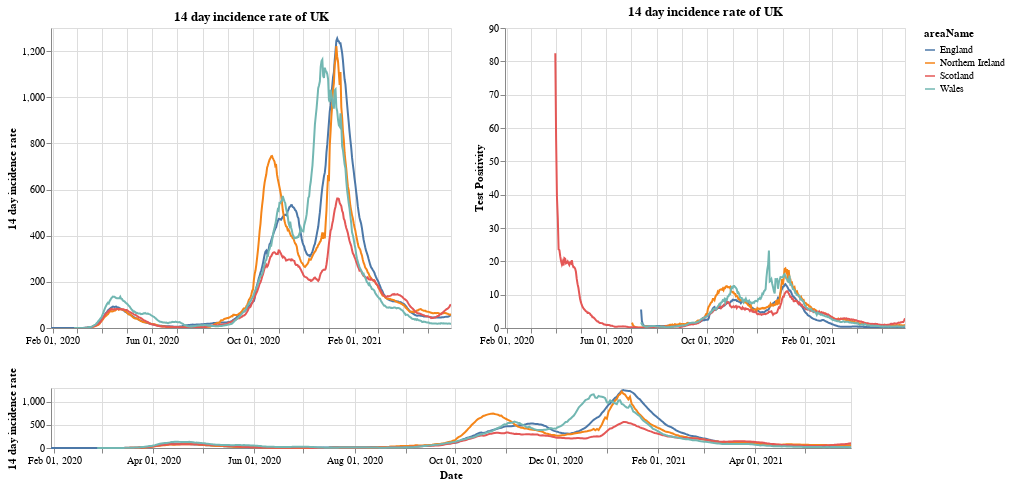

The notebook cell saved with this chart:
### Markdown cell above
# Plots

First a plot with each country in the UK. The top right shows the positivity rate for (which is the percentage of registered tests which were positive) while the top left is the 14 day incidence rate. The bottom chart can be used to select the timeframe (does not work on a mobile device).

### Code cell
#collapse
brush = alt.selection(type='interval', name='DateBrush',encodings=['x'],fields=['Time'])
leg_selection = alt.selection_multi(fields=['areaName'], bind='legend')

base = alt.Chart(uk_cases).mark_line().encode(
    x=alt.X("yearmonthdate(date):T", axis=alt.Axis(title='Date')),
    y=alt.Y("twoWeeklyCasesRate:Q", axis=alt.Axis(title='14 day incidence rate')),
    tooltip=['areaName', 'date','twoWeeklyCasesRate', 'testPositivity'],
    color='areaName',
    opacity=alt.condition(leg_selection, alt.value(2), alt.value(0.1))
).add_selection(leg_selection).properties(width=400)

upper = base.encode(alt.X('yearmonthdate(date):T', axis=alt.Axis(title=''),
                         scale=alt.Scale(domain=brush))
                   ).properties(title=f'14 day incidence rate of UK')
upper_right = upper.encode(alt.Y('testPositivity:Q', axis=alt.Axis(title='Test Positivity')))
lower = base.properties(height=60, width = 800).add_selection(brush)

(upper | upper_right) & lower

### Figure 1 — Vega-Lite specification as saved in the notebook (floating-point values rounded to 4 significant figures; data arrays with more than 128 entries replaced by an {"elided": "..."} marker saying what was removed)
{"config": {"view": {"continuousWidth": 400, "continuousHeight": 300}}, "vconcat": [{"hconcat": [{"mark": "line", "encoding": {"color": {"type": "nominal", "field": "areaName"}, "opacity": {"condition": {"value": 2, "selection": "selector001"}, "value": 0.1}, "tooltip": [{"type": "nominal", "field": "areaName"}, {"type": "temporal", "field": "date"}, {"type": "quantitative", "field": "twoWeeklyCasesRate"}, {"type": "quantitative", "field": "testPositivity"}], "x": {"type": "temporal", "axis": {"title": ""}, "field": "date", "scale": {"domain": {"selection": "DateBrush"}}, "timeUnit": "yearmonthdate"}, "y": {"type": "quantitative", "axis": {"title": "14 day incidence rate"}, "field": "twoWeeklyCasesRate"}}, "selection": {"selector001": {"type": "multi", "fields": ["areaName"], "bind": "legend"}}, "title": "14 day incidence rate of UK", "width": 400}, {"mark": "line", "encoding": {"color": {"type": "nominal", "field": "areaName"}, "opacity": {"condition": {"value": 2, "selection": "selector001"}, "value": 0.1}, "tooltip": [{"type": "nominal", "field": "areaName"}, {"type": "temporal", "field": "date"}, {"type": "quantitative", "field": "twoWeeklyCasesRate"}, {"type": "quantitative", "field": "testPositivity"}], "x": {"type": "temporal", "axis": {"title": ""}, "field": "date", "scale": {"domain": {"selection": "DateBrush"}}, "timeUnit": "yearmonthdate"}, "y": {"type": "quantitative", "axis": {"title": "Test Positivity"}, "field": "testPositivity"}}, "selection": {"selector001": {"type": "multi", "fields": ["areaName"], "bind": "legend"}}, "title": "14 day incidence rate of UK", "width": 400}]}, {"mark": "line", "encoding": {"color": {"type": "nominal", "field": "areaName"}, "opacity": {"condition": {"value": 2, "selection": "selector001"}, "value": 0.1}, "tooltip": [{"type": "nominal", "field": "areaName"}, {"type": "temporal", "field": "date"}, {"type": "quantitative", "field": "twoWeeklyCasesRate"}, {"type": "quantitative", "field": "testPositivity"}], "x": {"type": "temporal", "axis": {"title": "Date"}, "field": "date", "timeUnit": "yearmonthdate"}, "y": {"type": "quantitative", "axis": {"title": "14 day incidence rate"}, "field": "twoWeeklyCasesRate"}}, "height": 60, "selection": {"selector001": {"type": "multi", "fields": ["areaName"], "bind": "legend"}, "DateBrush": {"type": "interval", "encodings": ["x"], "fields": ["Time"]}}, "width": 800}], "data": {"name": "data-7a58e2069634aa96ded659c5c38fbf1e"}, "$schema": "https://vega.github.io/schema/vega-lite/v4.8.1.json", "datasets": {"data-7a58e2069634aa96ded659c5c38fbf1e": {"elided": "1852 records"}}}
